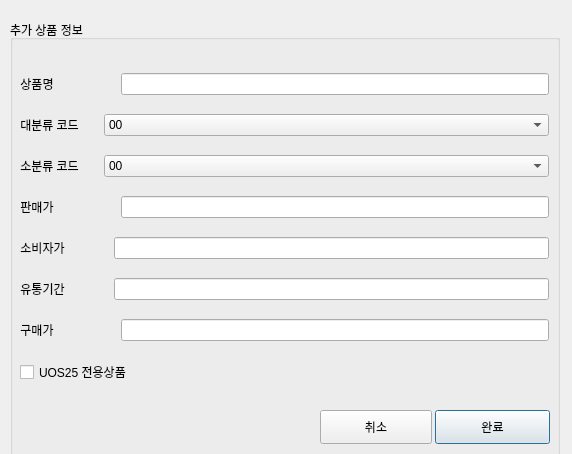
<?xml version="1.0" encoding="UTF-8"?>
<ui version="4.0">
 <class>Dialog</class>
 <widget class="QDialog" name="Dialog">
  <property name="geometry">
   <rect>
    <x>0</x>
    <y>0</y>
    <width>572</width>
    <height>454</height>
   </rect>
  </property>
  <property name="windowTitle">
   <string>Dialog</string>
  </property>
  <widget class="QGroupBox" name="groupBox_8">
   <property name="geometry">
    <rect>
     <x>10</x>
     <y>20</y>
     <width>550</width>
     <height>450</height>
    </rect>
   </property>
   <property name="palette">
    <palette>
     <active>
      <colorrole role="Text">
       <brush brushstyle="SolidPattern">
        <color alpha="255">
         <red>255</red>
         <green>0</green>
         <blue>0</blue>
        </color>
       </brush>
      </colorrole>
     </active>
     <inactive>
      <colorrole role="Text">
       <brush brushstyle="SolidPattern">
        <color alpha="255">
         <red>255</red>
         <green>0</green>
         <blue>0</blue>
        </color>
       </brush>
      </colorrole>
     </inactive>
     <disabled>
      <colorrole role="Text">
       <brush brushstyle="SolidPattern">
        <color alpha="255">
         <red>120</red>
         <green>120</green>
         <blue>120</blue>
        </color>
       </brush>
      </colorrole>
     </disabled>
    </palette>
   </property>
   <property name="title">
    <string>추가 상품 정보</string>
   </property>
   <property name="flat">
    <bool>true</bool>
   </property>
   <widget class="QPushButton" name="pushButton_21">
    <property name="geometry">
     <rect>
      <x>425</x>
      <y>390</y>
      <width>115</width>
      <height>34</height>
     </rect>
    </property>
    <property name="text">
     <string>완료</string>
    </property>
   </widget>
   <widget class="QWidget" name="layoutWidget">
    <property name="geometry">
     <rect>
      <x>10</x>
      <y>40</y>
      <width>529</width>
      <height>341</height>
     </rect>
    </property>
    <layout class="QVBoxLayout" name="verticalLayout_13">
     <item>
      <layout class="QHBoxLayout" name="horizontalLayout_5">
       <property name="spacing">
        <number>67</number>
       </property>
       <property name="rightMargin">
        <number>0</number>
       </property>
       <item>
        <widget class="QLabel" name="label_16">
         <property name="enabled">
          <bool>true</bool>
         </property>
         <property name="text">
          <string>상품명</string>
         </property>
         <property name="scaledContents">
          <bool>false</bool>
         </property>
         <property name="alignment">
          <set>Qt::AlignCenter</set>
         </property>
        </widget>
       </item>
       <item>
        <widget class="QLineEdit" name="lineEdit_6">
         <property name="enabled">
          <bool>true</bool>
         </property>
         <property name="palette">
          <palette>
           <active>
            <colorrole role="Text">
             <brush brushstyle="SolidPattern">
              <color alpha="255">
               <red>0</red>
               <green>0</green>
               <blue>0</blue>
              </color>
             </brush>
            </colorrole>
           </active>
           <inactive>
            <colorrole role="Text">
             <brush brushstyle="SolidPattern">
              <color alpha="255">
               <red>0</red>
               <green>0</green>
               <blue>0</blue>
              </color>
             </brush>
            </colorrole>
           </inactive>
           <disabled>
            <colorrole role="Text">
             <brush brushstyle="SolidPattern">
              <color alpha="255">
               <red>120</red>
               <green>120</green>
               <blue>120</blue>
              </color>
             </brush>
            </colorrole>
           </disabled>
          </palette>
         </property>
         <property name="autoFillBackground">
          <bool>false</bool>
         </property>
         <property name="text">
          <string/>
         </property>
         <property name="alignment">
          <set>Qt::AlignCenter</set>
         </property>
         <property name="readOnly">
          <bool>false</bool>
         </property>
        </widget>
       </item>
      </layout>
     </item>
     <item>
      <layout class="QHBoxLayout" name="horizontalLayout_6">
       <property name="spacing">
        <number>25</number>
       </property>
       <item>
        <widget class="QLabel" name="label_17">
         <property name="enabled">
          <bool>true</bool>
         </property>
         <property name="sizePolicy">
          <sizepolicy hsizetype="Fixed" vsizetype="Preferred">
           <horstretch>0</horstretch>
           <verstretch>0</verstretch>
          </sizepolicy>
         </property>
         <property name="text">
          <string>대분류 코드</string>
         </property>
         <property name="alignment">
          <set>Qt::AlignCenter</set>
         </property>
        </widget>
       </item>
       <item>
        <widget class="QComboBox" name="comboBox">
         <property name="palette">
          <palette>
           <active>
            <colorrole role="Text">
             <brush brushstyle="SolidPattern">
              <color alpha="255">
               <red>0</red>
               <green>0</green>
               <blue>0</blue>
              </color>
             </brush>
            </colorrole>
           </active>
           <inactive>
            <colorrole role="Text">
             <brush brushstyle="SolidPattern">
              <color alpha="255">
               <red>0</red>
               <green>0</green>
               <blue>0</blue>
              </color>
             </brush>
            </colorrole>
           </inactive>
           <disabled>
            <colorrole role="Text">
             <brush brushstyle="SolidPattern">
              <color alpha="255">
               <red>120</red>
               <green>120</green>
               <blue>120</blue>
              </color>
             </brush>
            </colorrole>
           </disabled>
          </palette>
         </property>
         <property name="layoutDirection">
          <enum>Qt::LeftToRight</enum>
         </property>
         <property name="sizeAdjustPolicy">
          <enum>QComboBox::AdjustToContentsOnFirstShow</enum>
         </property>
         <property name="minimumContentsLength">
          <number>0</number>
         </property>
         <item>
          <property name="text">
           <string>00</string>
          </property>
         </item>
         <item>
          <property name="text">
           <string>01</string>
          </property>
         </item>
         <item>
          <property name="text">
           <string>10</string>
          </property>
         </item>
        </widget>
       </item>
      </layout>
     </item>
     <item>
      <layout class="QHBoxLayout" name="horizontalLayout_7">
       <property name="spacing">
        <number>25</number>
       </property>
       <item>
        <widget class="QLabel" name="label_18">
         <property name="enabled">
          <bool>true</bool>
         </property>
         <property name="sizePolicy">
          <sizepolicy hsizetype="Fixed" vsizetype="Preferred">
           <horstretch>0</horstretch>
           <verstretch>0</verstretch>
          </sizepolicy>
         </property>
         <property name="text">
          <string>소분류 코드</string>
         </property>
         <property name="alignment">
          <set>Qt::AlignCenter</set>
         </property>
        </widget>
       </item>
       <item>
        <widget class="QComboBox" name="comboBox_2">
         <property name="palette">
          <palette>
           <active>
            <colorrole role="Text">
             <brush brushstyle="SolidPattern">
              <color alpha="255">
               <red>0</red>
               <green>0</green>
               <blue>0</blue>
              </color>
             </brush>
            </colorrole>
           </active>
           <inactive>
            <colorrole role="Text">
             <brush brushstyle="SolidPattern">
              <color alpha="255">
               <red>0</red>
               <green>0</green>
               <blue>0</blue>
              </color>
             </brush>
            </colorrole>
           </inactive>
           <disabled>
            <colorrole role="Text">
             <brush brushstyle="SolidPattern">
              <color alpha="255">
               <red>120</red>
               <green>120</green>
               <blue>120</blue>
              </color>
             </brush>
            </colorrole>
           </disabled>
          </palette>
         </property>
         <item>
          <property name="text">
           <string>00</string>
          </property>
         </item>
         <item>
          <property name="text">
           <string>01</string>
          </property>
         </item>
         <item>
          <property name="text">
           <string>10</string>
          </property>
         </item>
        </widget>
       </item>
      </layout>
     </item>
     <item>
      <layout class="QHBoxLayout" name="horizontalLayout_8">
       <property name="spacing">
        <number>67</number>
       </property>
       <item>
        <widget class="QLabel" name="label_19">
         <property name="enabled">
          <bool>true</bool>
         </property>
         <property name="text">
          <string>판매가</string>
         </property>
         <property name="alignment">
          <set>Qt::AlignCenter</set>
         </property>
        </widget>
       </item>
       <item>
        <widget class="QLineEdit" name="lineEdit_9">
         <property name="enabled">
          <bool>true</bool>
         </property>
         <property name="autoFillBackground">
          <bool>false</bool>
         </property>
         <property name="text">
          <string/>
         </property>
         <property name="alignment">
          <set>Qt::AlignCenter</set>
         </property>
         <property name="readOnly">
          <bool>false</bool>
         </property>
        </widget>
       </item>
      </layout>
     </item>
     <item>
      <layout class="QHBoxLayout" name="horizontalLayout_12" stretch="0,0">
       <property name="spacing">
        <number>49</number>
       </property>
       <item>
        <widget class="QLabel" name="label_23">
         <property name="enabled">
          <bool>true</bool>
         </property>
         <property name="text">
          <string>소비자가</string>
         </property>
         <property name="alignment">
          <set>Qt::AlignCenter</set>
         </property>
        </widget>
       </item>
       <item>
        <widget class="QLineEdit" name="lineEdit_13">
         <property name="enabled">
          <bool>true</bool>
         </property>
         <property name="autoFillBackground">
          <bool>false</bool>
         </property>
         <property name="text">
          <string/>
         </property>
         <property name="alignment">
          <set>Qt::AlignCenter</set>
         </property>
         <property name="readOnly">
          <bool>false</bool>
         </property>
        </widget>
       </item>
      </layout>
     </item>
     <item>
      <layout class="QHBoxLayout" name="horizontalLayout_9">
       <property name="spacing">
        <number>49</number>
       </property>
       <item>
        <widget class="QLabel" name="label_20">
         <property name="enabled">
          <bool>true</bool>
         </property>
         <property name="text">
          <string>유통기간</string>
         </property>
         <property name="alignment">
          <set>Qt::AlignCenter</set>
         </property>
        </widget>
       </item>
       <item>
        <widget class="QLineEdit" name="lineEdit_10">
         <property name="enabled">
          <bool>true</bool>
         </property>
         <property name="autoFillBackground">
          <bool>false</bool>
         </property>
         <property name="text">
          <string/>
         </property>
         <property name="alignment">
          <set>Qt::AlignCenter</set>
         </property>
         <property name="readOnly">
          <bool>false</bool>
         </property>
        </widget>
       </item>
      </layout>
     </item>
     <item>
      <layout class="QHBoxLayout" name="horizontalLayout_11" stretch="0,0">
       <property name="spacing">
        <number>67</number>
       </property>
       <item>
        <widget class="QLabel" name="label_22">
         <property name="enabled">
          <bool>true</bool>
         </property>
         <property name="text">
          <string>구매가</string>
         </property>
         <property name="alignment">
          <set>Qt::AlignCenter</set>
         </property>
        </widget>
       </item>
       <item>
        <widget class="QLineEdit" name="lineEdit_12">
         <property name="enabled">
          <bool>true</bool>
         </property>
         <property name="autoFillBackground">
          <bool>false</bool>
         </property>
         <property name="text">
          <string/>
         </property>
         <property name="alignment">
          <set>Qt::AlignCenter</set>
         </property>
         <property name="readOnly">
          <bool>false</bool>
         </property>
        </widget>
       </item>
      </layout>
     </item>
     <item>
      <layout class="QHBoxLayout" name="horizontalLayout_10" stretch="0">
       <property name="spacing">
        <number>49</number>
       </property>
       <item>
        <widget class="QCheckBox" name="checkBox">
         <property name="text">
          <string>UOS25 전용상품</string>
         </property>
        </widget>
       </item>
      </layout>
     </item>
    </layout>
   </widget>
   <widget class="QPushButton" name="pushButton">
    <property name="geometry">
     <rect>
      <x>310</x>
      <y>390</y>
      <width>112</width>
      <height>34</height>
     </rect>
    </property>
    <property name="text">
     <string>취소</string>
    </property>
   </widget>
  </widget>
 </widget>
 <resources/>
 <connections/>
</ui>
